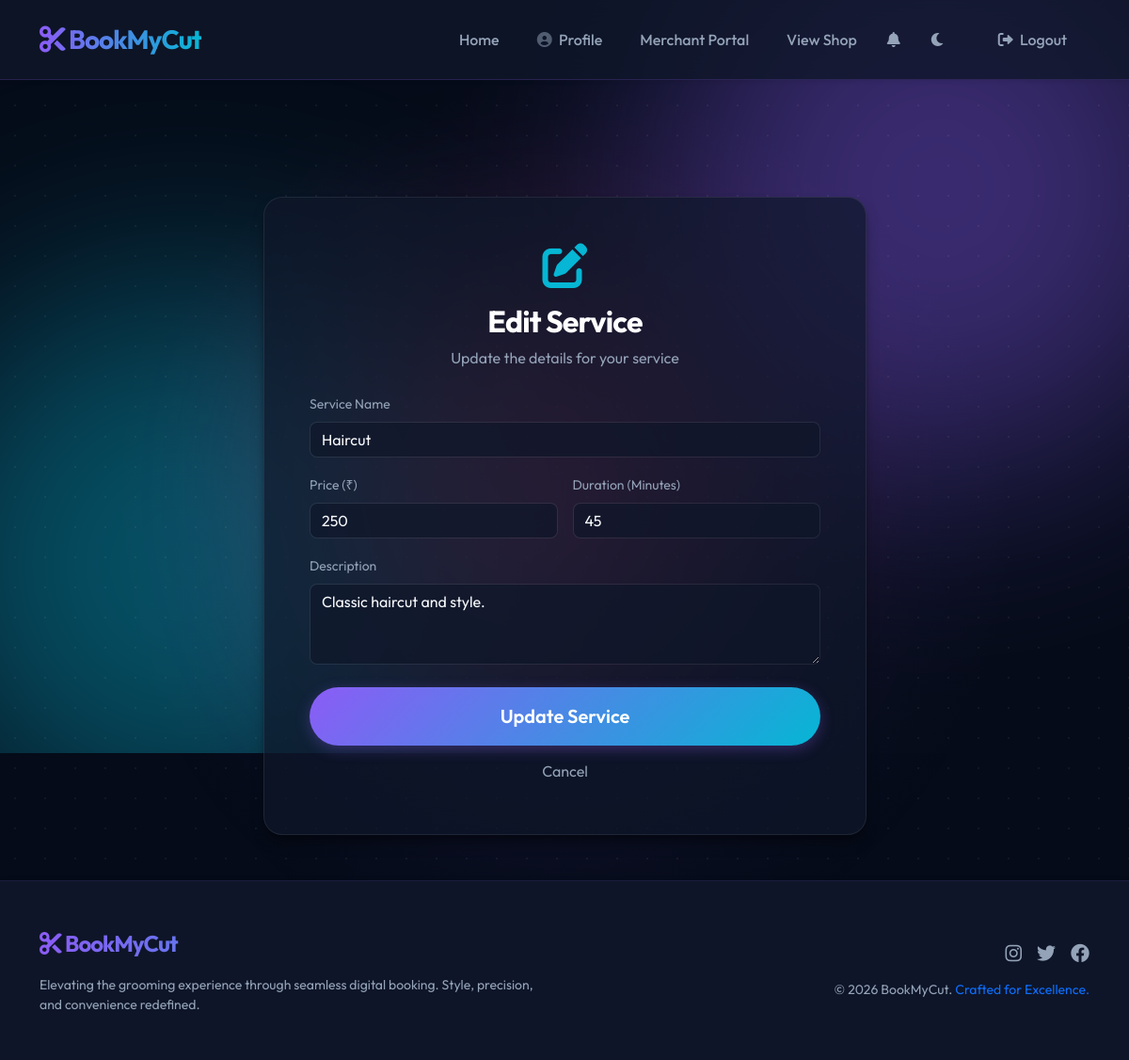
Screenshot of /owner/edit_service/1 (signed in) with the database file from the repository.
### tables this page shows
CREATE TABLE services (
    id INTEGER PRIMARY KEY AUTOINCREMENT,
    shop_id INTEGER NOT NULL,
    name VARCHAR(100) NOT NULL,
    description TEXT,
    price DECIMAL(10, 2) NOT NULL,
    duration_minutes INTEGER NOT NULL,
    FOREIGN KEY (shop_id) REFERENCES shops(id) ON DELETE CASCADE
);

### app.py (the view, shortened to what this page needs)
@app.route('/owner/edit_service/<int:service_id>', methods=['GET', 'POST'])
def edit_service(service_id):
    if not is_logged_in() or not is_owner():
        return redirect(url_for('login'))
    cursor = get_db_cursor()
    cursor.execute('''
        SELECT s.*, sh.owner_id
        FROM services s
        JOIN shops sh ON s.shop_id = sh.id
        WHERE s.id = ? AND sh.owner_id = ?
    ''', (service_id, session['id']))
    service = cursor.fetchone()
    if not service:
        flash('Service not found or unauthorized access!', 'danger')
        return redirect(url_for('owner_dashboard'))
    return render_template('edit_service.html', service=service)

### app.py (called while the page is built)
def get_db_cursor():
    return db.connection.cursor()

def is_logged_in():
    return 'loggedin' in session

def is_owner():
    return 'role' in session and session['role'] == 'shop_owner'

@app.context_processor
def inject_shop_status():
    unread_count = 0
    if is_logged_in():
        from flask import g
        cursor = get_db_cursor()
        cursor.execute("SELECT COUNT(*) as count FROM notifications WHERE user_id = ? AND is_read = FALSE", (session['id'],))
        res = cursor.fetchone()
        unread_count = res['count'] if res else 0
    if is_logged_in() and is_owner():
        cursor = get_db_cursor()
        cursor.execute('SELECT id FROM shops WHERE owner_id = ?', (session['id'],))
        shop = cursor.fetchone()
        return {'owner_has_shop': shop is not None, 'owner_shop_id': shop['id'] if shop else None, 'unread_notifications': unread_count, 'get_now': get_now}
    return {'owner_has_shop': False, 'owner_shop_id': None, 'unread_notifications': unread_count, 'get_now': get_now}

    @property
    def connection(self):
        if 'db_conn' not in g:
            g.db_conn = sqlite3.connect(self.db_path)
            g.db_conn.row_factory = sqlite3.Row
            g.db_conn.execute("PRAGMA foreign_keys = ON")
        return g.db_conn

### templates/edit_service.html (shortened to what this page needs)
{% extends 'base.html' %}
{% block content %}
<div class="row justify-content-center fade-in">
    <div class="col-md-8 col-lg-7">
        <div class="glass-card p-4 p-md-5 scale-in">
            <div class="text-center mb-4">
                <i class="fas fa-edit fa-3x mb-3" style="color: var(--secondary-color);"></i>
                <h2 class="fw-bold text-white">Edit Service</h2>
                <p class="text-muted">Update the details for your service</p>
            </div>
            <form action="{{ url_for('edit_service', service_id=service.id) }}" method="post">
                <div class="mb-3">
                    <label for="name" class="form-label text-muted small">Service Name</label>
                    <input type="text" class="form-control bg-dark border-secondary border-opacity-25 text-white"
                        id="name" name="name" value="{{ service.name }}" maxlength="100" required>
                </div>
                <div class="row g-3 mb-3">
                    <div class="col-md-6">
                        <label for="price" class="form-label text-muted small">Price (₹)</label>
                        <input type="number" step="0.01" min="1"
                            class="form-control bg-dark border-secondary border-opacity-25 text-white" id="price"
                            name="price" value="{{ service.price }}" required>
                    </div>
                    <div class="col-md-6">
                        <label for="duration" class="form-label text-muted small">Duration (Minutes)</label>
                        <input type="number" min="1"
                            class="form-control bg-dark border-secondary border-opacity-25 text-white" id="duration"
                            name="duration" value="{{ service.duration_minutes }}" required>
                    </div>
                </div>
                <div class="mb-4">
                    <label for="description" class="form-label text-muted small">Description</label>
                    <textarea class="form-control bg-dark border-secondary border-opacity-25 text-white"
                        id="description" name="description" rows="3" maxlength="500"
                        placeholder="A brief description of this service...">{{ service.description }}</textarea>
                </div>
                <div class="d-grid gap-2">
                    <button type="submit" class="btn btn-primary btn-lg rounded-pill py-3">Update Service</button>
                    <a href="{{ url_for('owner_dashboard') }}"
                        class="btn btn-link text-muted text-decoration-none">Cancel</a>
                </div>
            </form>
        </div>
    </div>
</div>
{% endblock %}

### static/css/style.css (style rules this page uses)
:root { --bg-color: #050b18; --surface-color: #0f172a; --primary-color: #8b5cf6; --primary-glow: rgba(139, 92, 246, 0.5); --secondary-color: #06b6d4; --secondary-glow: rgba(6, 182, 212, 0.5); --accent-color: #f43f5e; --text-color: #f8fafc; --text-muted: #94a3b8; --glass-bg: rgba(15, 23, 42, 0.7); --glass-border: rgba(255, 255, 255, 0.08); --shadow-sm: 0 1px 2px 0 rgba(0, 0, 0, 0.05); --shadow-md: 0 4px 6px -1px rgba(0, 0, 0, 0.1), 0 2px 4px -1px rgba(0, 0, 0, 0.06); --shadow-lg: 0 10px 15px -3px rgba(0, 0, 0, 0.4), 0 4px 6px -2px rgba(0, 0, 0, 0.2); --shadow-xl: 0 20px 25px -5px rgba(0, 0, 0, 0.5), 0 10px 10px -5px rgba(0, 0, 0, 0.3); --nav-bg: rgba(15, 23, 42, 0.8); --footer-bg: rgba(15, 23, 42, 0.95); --card-hover-bg: linear-gradient(145deg, rgba(139, 92, 246, 0.1), rgba(6, 182, 212, 0.05)); --transition-speed: 0.3s; --slot-grid-bg: rgba(0, 0, 0, 0.3); --slot-btn-border: rgba(255, 255, 255, 0.1); --hero-title-gradient: linear-gradient(135deg, #ffffff 0%, #cbd5e1 100%); --hero-text-clr: rgba(248, 250, 252, 0.85); --hero-border-clr: rgba(255, 255, 255, 0.12); --hero-glow-opacity: 0.3; --aurora-1: #8b5cf6; --aurora-2: #06b6d4; --aurora-3: #f43f5e; --aurora-4: #6366f1; --dot-color: rgba(255, 255, 255, 0.05); --card-sub-bg: rgba(255, 255, 255, 0.03); --inner-border: rgba(255, 255, 255, 0.1); }
body { font-family: 'Outfit', sans-serif; background-color: var(--bg-color); color: var(--text-color); display: flex; flex-direction: column; min-height: 100vh; overflow-x: hidden; position: relative; transition: background-color var(--transition-speed), color var(--transition-speed); }
.glass-card { background: var(--glass-bg); backdrop-filter: blur(16px) saturate(180%); -webkit-backdrop-filter: blur(16px) saturate(180%); border: 1px solid var(--glass-border); border-radius: 20px; box-shadow: var(--shadow-lg); transition: all 0.5s cubic-bezier(0.23, 1, 0.32, 1); position: relative; overflow: hidden; }
.text-muted { color: var(--text-muted) !important; }
.btn-primary { background: linear-gradient(135deg, var(--primary-color), var(--secondary-color)); border: none; color: white; font-weight: 600; padding: 0.6rem 1.5rem; border-radius: 10px; box-shadow: 0 4px 15px rgba(139, 92, 246, 0.3); transition: all 0.4s cubic-bezier(0.175, 0.885, 0.32, 1.275); }
.btn-primary { position: relative; overflow: hidden; }
h1, h2, h3, h4, h5, h6 { font-weight: 700; letter-spacing: -0.025em; }
.form-control, .form-select, .input-group-text { background-color: var(--glass-bg) !important; border: 1px solid var(--glass-border) !important; color: var(--text-color) !important; border-radius: 8px; }
.fade-in { animation: slideUp 0.8s cubic-bezier(0.2, 0.8, 0.2, 1) forwards; }
.scale-in { animation: scaleIn 0.5s cubic-bezier(0.175, 0.885, 0.32, 1.275) forwards; }
.btn-primary { background: linear-gradient(135deg, var(--primary-color), var(--secondary-color)); border: none; box-shadow: 0 4px 15px rgba(139, 92, 246, 0.3); color: white; font-weight: 600; padding: 0.6rem 1.5rem; border-radius: 10px; transition: all 0.4s cubic-bezier(0.175, 0.885, 0.32, 1.275); }

### rows the page displays
services: name "Haircut", price "250", duration "45", description "Classic haircut and style."
